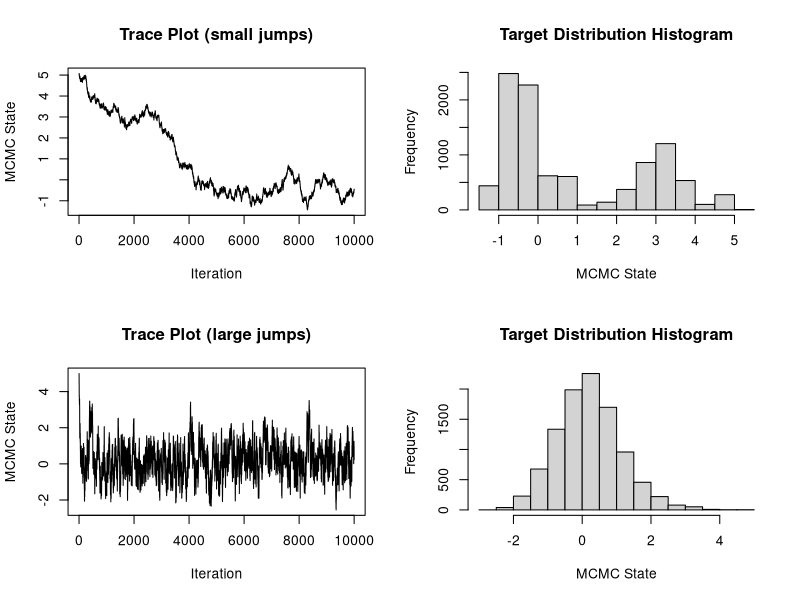

The R script that drew this image:
## This script illustrates the Metropolis-Hastings algorithm for
## approximating the standard normal distribution
## Author: Volodymyr M. Minin
## last update: 07/16/2023

#' Generate the next state the Metropolis-Hastings (M-H) chain targeting N(0,1) distribution, using a uniform random walk proposal
#'
#' @param cur_value Current state of M-H Markov chain
#' @param tuning_par Tuning parameter of the uniform random walk, where a random increment ~ Unif[-tuning_par, tuning_par] is added to the current state of the Markov chain (detla in the notes)
#'
#' @return Numeric vector of length 2. The first element of the vector contains the next state of the M-H Markov chain. The second element contains 0 if the proposed values was rejected and 1 otherwise.
#'
#' @examples
#' unif_rw_next(0.4, 5.0)
unif_rw_next = function(cur_value, tuning_par){

  return_value = c(cur_value, 0)

  prop_value = cur_value + runif(1, min=-tuning_par, max=tuning_par)

#  if (runif(1) < dnorm(prop_value)/dnorm(cur_value)){
#    return_value = c(prop_value, 1)
#  }
  
  if (runif(1) < exp((cur_value^2 - prop_value^2)/2)){
    return_value = c(prop_value, 1)
  }

  return(return_value)
}

mcmc_size = 10000
start_value = 5.0


mcmc_out_small_jumps = matrix(0, nrow=(mcmc_size), ncol=2)
colnames(mcmc_out_small_jumps) = c("state", "acc_status")

cur_state = c(start_value,1)
mcmc_out_small_jumps[1,] = cur_state

for (i in 2:mcmc_size){

  mcmc_out_small_jumps[i,] = unif_rw_next(mcmc_out_small_jumps[i-1,1], 0.05)
}

## acceptance probability
mean(mcmc_out_small_jumps[,"acc_status"])

## mean of the target distribution
mean(mcmc_out_small_jumps[,"state"])

par(mfrow=c(2,2))

## trace plot
plot(1:mcmc_size, mcmc_out_small_jumps[,"state"], type="l", xlab="Iteration", ylab="MCMC State", main="Trace Plot (small jumps)")

## histogram
hist(mcmc_out_small_jumps[,"state"], xlab="MCMC State", main="Target Distribution Histogram")


mcmc_out_large_jumps = matrix(0, nrow=(mcmc_size), ncol=2)
colnames(mcmc_out_large_jumps) = c("state", "acc_status")

cur_state = c(start_value,1)
mcmc_out_large_jumps[1,] = cur_state

for (i in 2:mcmc_size){

  cur_state = unif_rw_next(mcmc_out_large_jumps[i-1,1], 0.5)

  mcmc_out_large_jumps[i,] = cur_state
}

## acceptance probability
mean(mcmc_out_large_jumps[,"acc_status"])

## mean of the target distribution
mean(mcmc_out_large_jumps[,"state"])

## trace plot
plot(1:mcmc_size, mcmc_out_large_jumps[,"state"], type="l", xlab="Iteration", ylab="MCMC State", main="Trace Plot (large jumps)")

## histogram
hist(mcmc_out_large_jumps[,"state"], xlab="MCMC State", main="Target Distribution Histogram")
